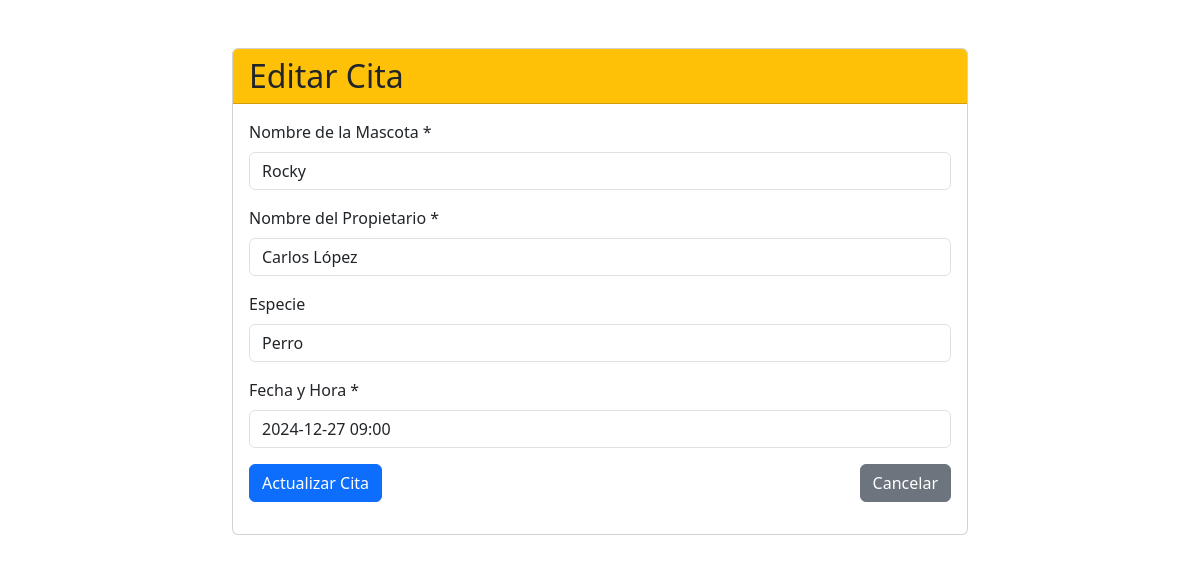
The app's page /editar/3 with its own data.
### tables this page shows
CREATE TABLE pacientes (
            id INTEGER PRIMARY KEY AUTOINCREMENT,
            mascota TEXT NOT NULL,
            propietario TEXT NOT NULL,
            especie TEXT,
            fecha TEXT NOT NULL
        );

### app.py (the view, shortened to what this page needs)
@app.route('/editar/<int:id>', methods=['GET', 'POST'])
def editar_cita(id):
    conn = get_db()
    cita = conn.execute('SELECT * FROM pacientes WHERE id = ?', (id,)).fetchone()
    conn.close()
    return render_template('editar_cita.html', cita=cita)

### models.py (called while the page is built)
def get_db():
    conn = sqlite3.connect(DATABASE)
    conn.row_factory = sqlite3.Row  # Permite acceder a columnas por nombre
    return conn

### templates/editar_cita.html
﻿{% extends "base.html" %}
{% block content %}
<div class="row justify-content-center">
    <div class="col-md-8">
        <div class="card">
            <div class="card-header bg-warning text-dark">
                <h2 class="mb-0"> Editar Cita</h2>
            </div>
            <div class="card-body">
                <form method="post">
                    <div class="mb-3">
                        <label class="form-label">Nombre de la Mascota *</label>
                        <input type="text" name="mascota" class="form-control" value="{{ cita.mascota }}" required>
                    </div>
                    <div class="mb-3">
                        <label class="form-label">Nombre del Propietario *</label>
                        <input type="text" name="propietario" class="form-control" value="{{ cita.propietario }}" required>
                    </div>
                    <div class="mb-3">
                        <label class="form-label">Especie</label>
                        <input type="text" name="especie" class="form-control" value="{{ cita.especie }}">
                    </div>
                    <div class="mb-3">
                        <label class="form-label">Fecha y Hora *</label>
                        <input type="text" name="fecha" class="form-control" value="{{ cita.fecha }}" required>
                    </div>
                    <div class="d-flex justify-content-between">
                        <button type="submit" class="btn btn-primary">Actualizar Cita</button>
                        <a href="{{ url_for('index') }}" class="btn btn-secondary">Cancelar</a>
                    </div>
                </form>
            </div>
        </div>
    </div>
</div>
{% endblock %}

### records on screen
pacientes: mascota "Rocky", propietario "Carlos López", especie "Perro", fecha "2024-12-27 09:00"
